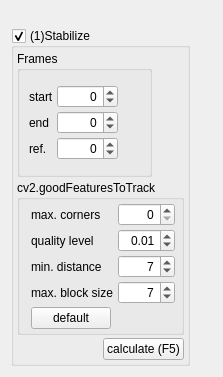
<?xml version="1.0" encoding="UTF-8"?>
<ui version="4.0">
 <class>widget_stabilize</class>
 <widget class="QWidget" name="widget_stabilize">
  <property name="geometry">
   <rect>
    <x>0</x>
    <y>0</y>
    <width>223</width>
    <height>377</height>
   </rect>
  </property>
  <property name="windowTitle">
   <string>Form</string>
  </property>
  <layout class="QVBoxLayout" name="verticalLayout">
   <property name="topMargin">
    <number>0</number>
   </property>
   <item>
    <layout class="QHBoxLayout" name="horizontalLayout">
     <property name="spacing">
      <number>3</number>
     </property>
     <item>
      <widget class="QPushButton" name="pushButton_set_preview">
       <property name="sizePolicy">
        <sizepolicy hsizetype="Maximum" vsizetype="Fixed">
         <horstretch>0</horstretch>
         <verstretch>0</verstretch>
        </sizepolicy>
       </property>
       <property name="maximumSize">
        <size>
         <width>25</width>
         <height>16777215</height>
        </size>
       </property>
       <property name="text">
        <string/>
       </property>
       <property name="icon">
        <iconset>
         <normaloff>img/layer-visible-off.png</normaloff>
         <normalon>img/layer-visible-on.png</normalon>img/layer-visible-off.png</iconset>
       </property>
       <property name="checkable">
        <bool>true</bool>
       </property>
       <property name="flat">
        <bool>true</bool>
       </property>
      </widget>
     </item>
     <item>
      <widget class="QPushButton" name="pushButton_save_modifications">
       <property name="sizePolicy">
        <sizepolicy hsizetype="Maximum" vsizetype="Maximum">
         <horstretch>0</horstretch>
         <verstretch>0</verstretch>
        </sizepolicy>
       </property>
       <property name="text">
        <string/>
       </property>
       <property name="icon">
        <iconset>
         <normaloff>img/document-save.png</normaloff>img/document-save.png</iconset>
       </property>
       <property name="checkable">
        <bool>false</bool>
       </property>
       <property name="autoDefault">
        <bool>false</bool>
       </property>
       <property name="flat">
        <bool>true</bool>
       </property>
      </widget>
     </item>
     <item>
      <widget class="QPushButton" name="pushButton_discard_modifications">
       <property name="sizePolicy">
        <sizepolicy hsizetype="Maximum" vsizetype="Maximum">
         <horstretch>0</horstretch>
         <verstretch>0</verstretch>
        </sizepolicy>
       </property>
       <property name="text">
        <string/>
       </property>
       <property name="icon">
        <iconset>
         <normaloff>img/edit-undo.png</normaloff>img/edit-undo.png</iconset>
       </property>
       <property name="checkable">
        <bool>false</bool>
       </property>
       <property name="autoDefault">
        <bool>false</bool>
       </property>
       <property name="flat">
        <bool>true</bool>
       </property>
      </widget>
     </item>
     <item>
      <spacer name="horizontalSpacer">
       <property name="orientation">
        <enum>Qt::Horizontal</enum>
       </property>
       <property name="sizeHint" stdset="0">
        <size>
         <width>5</width>
         <height>20</height>
        </size>
       </property>
      </spacer>
     </item>
     <item>
      <widget class="QPushButton" name="pushButton_close">
       <property name="sizePolicy">
        <sizepolicy hsizetype="Maximum" vsizetype="Maximum">
         <horstretch>0</horstretch>
         <verstretch>0</verstretch>
        </sizepolicy>
       </property>
       <property name="text">
        <string/>
       </property>
       <property name="icon">
        <iconset>
         <normaloff>img/application-exit.png</normaloff>img/application-exit.png</iconset>
       </property>
       <property name="checkable">
        <bool>false</bool>
       </property>
       <property name="autoDefault">
        <bool>false</bool>
       </property>
       <property name="flat">
        <bool>true</bool>
       </property>
      </widget>
     </item>
    </layout>
   </item>
   <item>
    <widget class="QGroupBox" name="groupBox_stabilize">
     <property name="sizePolicy">
      <sizepolicy hsizetype="Maximum" vsizetype="Preferred">
       <horstretch>0</horstretch>
       <verstretch>0</verstretch>
      </sizepolicy>
     </property>
     <property name="title">
      <string>(1)Stabilize</string>
     </property>
     <property name="checkable">
      <bool>true</bool>
     </property>
     <property name="checked">
      <bool>true</bool>
     </property>
     <layout class="QVBoxLayout" name="verticalLayout_8">
      <property name="spacing">
       <number>3</number>
      </property>
      <property name="leftMargin">
       <number>3</number>
      </property>
      <property name="topMargin">
       <number>3</number>
      </property>
      <property name="rightMargin">
       <number>3</number>
      </property>
      <property name="bottomMargin">
       <number>3</number>
      </property>
      <item>
       <widget class="QGroupBox" name="groupBox">
        <property name="sizePolicy">
         <sizepolicy hsizetype="Maximum" vsizetype="Preferred">
          <horstretch>0</horstretch>
          <verstretch>0</verstretch>
         </sizepolicy>
        </property>
        <property name="title">
         <string>Frames</string>
        </property>
        <layout class="QVBoxLayout" name="verticalLayout_4">
         <property name="spacing">
          <number>3</number>
         </property>
         <property name="leftMargin">
          <number>9</number>
         </property>
         <property name="topMargin">
          <number>3</number>
         </property>
         <property name="rightMargin">
          <number>3</number>
         </property>
         <property name="bottomMargin">
          <number>3</number>
         </property>
         <item>
          <layout class="QGridLayout" name="gridLayout">
           <property name="leftMargin">
            <number>0</number>
           </property>
           <property name="spacing">
            <number>3</number>
           </property>
           <item row="2" column="2">
            <widget class="QPushButton" name="pushButton_set_ref">
             <property name="sizePolicy">
              <sizepolicy hsizetype="Maximum" vsizetype="Fixed">
               <horstretch>0</horstretch>
               <verstretch>0</verstretch>
              </sizepolicy>
             </property>
             <property name="maximumSize">
              <size>
               <width>25</width>
               <height>16777215</height>
              </size>
             </property>
             <property name="text">
              <string/>
             </property>
             <property name="icon">
              <iconset>
               <normaloff>img/page_white_pick.png</normaloff>img/page_white_pick.png</iconset>
             </property>
             <property name="flat">
              <bool>true</bool>
             </property>
            </widget>
           </item>
           <item row="1" column="0">
            <widget class="QLabel" name="label_3">
             <property name="text">
              <string>end</string>
             </property>
            </widget>
           </item>
           <item row="0" column="2">
            <widget class="QPushButton" name="pushButton_set_start">
             <property name="sizePolicy">
              <sizepolicy hsizetype="Maximum" vsizetype="Fixed">
               <horstretch>0</horstretch>
               <verstretch>0</verstretch>
              </sizepolicy>
             </property>
             <property name="maximumSize">
              <size>
               <width>25</width>
               <height>16777215</height>
              </size>
             </property>
             <property name="text">
              <string/>
             </property>
             <property name="icon">
              <iconset>
               <normaloff>img/page_white_pick.png</normaloff>img/page_white_pick.png</iconset>
             </property>
             <property name="flat">
              <bool>true</bool>
             </property>
            </widget>
           </item>
           <item row="0" column="0">
            <widget class="QLabel" name="label">
             <property name="sizePolicy">
              <sizepolicy hsizetype="Maximum" vsizetype="Preferred">
               <horstretch>0</horstretch>
               <verstretch>0</verstretch>
              </sizepolicy>
             </property>
             <property name="text">
              <string>start</string>
             </property>
            </widget>
           </item>
           <item row="2" column="0">
            <widget class="QLabel" name="label_4">
             <property name="text">
              <string>ref.</string>
             </property>
            </widget>
           </item>
           <item row="1" column="2">
            <widget class="QPushButton" name="pushButton_set_end">
             <property name="sizePolicy">
              <sizepolicy hsizetype="Maximum" vsizetype="Fixed">
               <horstretch>0</horstretch>
               <verstretch>0</verstretch>
              </sizepolicy>
             </property>
             <property name="maximumSize">
              <size>
               <width>25</width>
               <height>16777215</height>
              </size>
             </property>
             <property name="text">
              <string/>
             </property>
             <property name="icon">
              <iconset>
               <normaloff>img/page_white_pick.png</normaloff>img/page_white_pick.png</iconset>
             </property>
             <property name="flat">
              <bool>true</bool>
             </property>
            </widget>
           </item>
           <item row="0" column="1">
            <widget class="QSpinBox" name="spinBox_frame_start">
             <property name="sizePolicy">
              <sizepolicy hsizetype="Minimum" vsizetype="Fixed">
               <horstretch>0</horstretch>
               <verstretch>0</verstretch>
              </sizepolicy>
             </property>
             <property name="alignment">
              <set>Qt::AlignRight|Qt::AlignTrailing|Qt::AlignVCenter</set>
             </property>
             <property name="minimum">
              <number>-1</number>
             </property>
             <property name="maximum">
              <number>99999</number>
             </property>
             <property name="singleStep">
              <number>1</number>
             </property>
             <property name="value">
              <number>0</number>
             </property>
            </widget>
           </item>
           <item row="1" column="1">
            <widget class="QSpinBox" name="spinBox_frame_end">
             <property name="sizePolicy">
              <sizepolicy hsizetype="Minimum" vsizetype="Fixed">
               <horstretch>0</horstretch>
               <verstretch>0</verstretch>
              </sizepolicy>
             </property>
             <property name="alignment">
              <set>Qt::AlignRight|Qt::AlignTrailing|Qt::AlignVCenter</set>
             </property>
             <property name="minimum">
              <number>-1</number>
             </property>
             <property name="maximum">
              <number>99999</number>
             </property>
             <property name="singleStep">
              <number>1</number>
             </property>
             <property name="value">
              <number>0</number>
             </property>
            </widget>
           </item>
           <item row="2" column="1">
            <widget class="QSpinBox" name="spinBox_frame_ref">
             <property name="sizePolicy">
              <sizepolicy hsizetype="Minimum" vsizetype="Fixed">
               <horstretch>0</horstretch>
               <verstretch>0</verstretch>
              </sizepolicy>
             </property>
             <property name="alignment">
              <set>Qt::AlignRight|Qt::AlignTrailing|Qt::AlignVCenter</set>
             </property>
             <property name="minimum">
              <number>-1</number>
             </property>
             <property name="maximum">
              <number>99999</number>
             </property>
             <property name="singleStep">
              <number>1</number>
             </property>
             <property name="value">
              <number>0</number>
             </property>
            </widget>
           </item>
          </layout>
         </item>
        </layout>
       </widget>
      </item>
      <item>
       <widget class="QGroupBox" name="groupBox_2">
        <property name="sizePolicy">
         <sizepolicy hsizetype="Maximum" vsizetype="Preferred">
          <horstretch>0</horstretch>
          <verstretch>0</verstretch>
         </sizepolicy>
        </property>
        <property name="title">
         <string>cv2.goodFeaturesToTrack</string>
        </property>
        <layout class="QVBoxLayout" name="verticalLayout_9">
         <property name="spacing">
          <number>3</number>
         </property>
         <property name="leftMargin">
          <number>9</number>
         </property>
         <property name="topMargin">
          <number>3</number>
         </property>
         <property name="rightMargin">
          <number>3</number>
         </property>
         <property name="bottomMargin">
          <number>3</number>
         </property>
         <item>
          <layout class="QGridLayout" name="gridLayout_2">
           <property name="spacing">
            <number>3</number>
           </property>
           <item row="1" column="0">
            <widget class="QLabel" name="label_6">
             <property name="text">
              <string>quality level</string>
             </property>
            </widget>
           </item>
           <item row="2" column="1">
            <widget class="QSpinBox" name="spinBox_min_distance">
             <property name="sizePolicy">
              <sizepolicy hsizetype="Minimum" vsizetype="Fixed">
               <horstretch>0</horstretch>
               <verstretch>0</verstretch>
              </sizepolicy>
             </property>
             <property name="alignment">
              <set>Qt::AlignRight|Qt::AlignTrailing|Qt::AlignVCenter</set>
             </property>
             <property name="minimum">
              <number>1</number>
             </property>
             <property name="maximum">
              <number>21</number>
             </property>
             <property name="singleStep">
              <number>2</number>
             </property>
             <property name="value">
              <number>7</number>
             </property>
            </widget>
           </item>
           <item row="0" column="0">
            <widget class="QLabel" name="label_5">
             <property name="sizePolicy">
              <sizepolicy hsizetype="Maximum" vsizetype="Preferred">
               <horstretch>0</horstretch>
               <verstretch>0</verstretch>
              </sizepolicy>
             </property>
             <property name="text">
              <string>max. corners</string>
             </property>
            </widget>
           </item>
           <item row="3" column="0">
            <widget class="QLabel" name="label_8">
             <property name="text">
              <string>max. block size</string>
             </property>
            </widget>
           </item>
           <item row="1" column="1">
            <widget class="QDoubleSpinBox" name="spinBox_quality_level">
             <property name="sizePolicy">
              <sizepolicy hsizetype="Maximum" vsizetype="Fixed">
               <horstretch>0</horstretch>
               <verstretch>0</verstretch>
              </sizepolicy>
             </property>
             <property name="frame">
              <bool>true</bool>
             </property>
             <property name="alignment">
              <set>Qt::AlignRight|Qt::AlignTrailing|Qt::AlignVCenter</set>
             </property>
             <property name="decimals">
              <number>2</number>
             </property>
             <property name="singleStep">
              <double>0.010000000000000</double>
             </property>
             <property name="value">
              <double>0.010000000000000</double>
             </property>
            </widget>
           </item>
           <item row="0" column="1">
            <widget class="QSpinBox" name="spinBox_max_corners">
             <property name="sizePolicy">
              <sizepolicy hsizetype="Minimum" vsizetype="Fixed">
               <horstretch>0</horstretch>
               <verstretch>0</verstretch>
              </sizepolicy>
             </property>
             <property name="alignment">
              <set>Qt::AlignRight|Qt::AlignTrailing|Qt::AlignVCenter</set>
             </property>
             <property name="minimum">
              <number>0</number>
             </property>
             <property name="maximum">
              <number>50</number>
             </property>
             <property name="singleStep">
              <number>1</number>
             </property>
             <property name="value">
              <number>0</number>
             </property>
            </widget>
           </item>
           <item row="3" column="1">
            <widget class="QSpinBox" name="spinBox_block_size">
             <property name="sizePolicy">
              <sizepolicy hsizetype="Minimum" vsizetype="Fixed">
               <horstretch>0</horstretch>
               <verstretch>0</verstretch>
              </sizepolicy>
             </property>
             <property name="alignment">
              <set>Qt::AlignRight|Qt::AlignTrailing|Qt::AlignVCenter</set>
             </property>
             <property name="minimum">
              <number>1</number>
             </property>
             <property name="maximum">
              <number>21</number>
             </property>
             <property name="singleStep">
              <number>2</number>
             </property>
             <property name="value">
              <number>7</number>
             </property>
            </widget>
           </item>
           <item row="2" column="0">
            <widget class="QLabel" name="label_7">
             <property name="text">
              <string>min. distance</string>
             </property>
            </widget>
           </item>
           <item row="4" column="0">
            <widget class="QPushButton" name="pushButton_load_default">
             <property name="sizePolicy">
              <sizepolicy hsizetype="Maximum" vsizetype="Fixed">
               <horstretch>0</horstretch>
               <verstretch>0</verstretch>
              </sizepolicy>
             </property>
             <property name="text">
              <string>default</string>
             </property>
            </widget>
           </item>
          </layout>
         </item>
        </layout>
       </widget>
      </item>
      <item>
       <layout class="QHBoxLayout" name="horizontalLayout_3">
        <property name="spacing">
         <number>5</number>
        </property>
        <item>
         <spacer name="horizontalSpacer_10">
          <property name="orientation">
           <enum>Qt::Horizontal</enum>
          </property>
          <property name="sizeHint" stdset="0">
           <size>
            <width>10</width>
            <height>20</height>
           </size>
          </property>
         </spacer>
        </item>
        <item>
         <widget class="QPushButton" name="pushButton_undo">
          <property name="sizePolicy">
           <sizepolicy hsizetype="Maximum" vsizetype="Fixed">
            <horstretch>0</horstretch>
            <verstretch>0</verstretch>
           </sizepolicy>
          </property>
          <property name="text">
           <string extracomment="Undo (Ctrl-Z)"/>
          </property>
          <property name="icon">
           <iconset>
            <normaloff>img/edit-undo.png</normaloff>img/edit-undo.png</iconset>
          </property>
          <property name="flat">
           <bool>true</bool>
          </property>
         </widget>
        </item>
        <item>
         <widget class="QPushButton" name="pushButton_calculate">
          <property name="text">
           <string>calculate (F5)</string>
          </property>
         </widget>
        </item>
       </layout>
      </item>
     </layout>
    </widget>
   </item>
  </layout>
 </widget>
 <tabstops>
  <tabstop>groupBox_stabilize</tabstop>
  <tabstop>spinBox_frame_start</tabstop>
  <tabstop>spinBox_frame_end</tabstop>
  <tabstop>spinBox_frame_ref</tabstop>
  <tabstop>spinBox_max_corners</tabstop>
  <tabstop>spinBox_quality_level</tabstop>
  <tabstop>spinBox_min_distance</tabstop>
  <tabstop>spinBox_block_size</tabstop>
  <tabstop>pushButton_calculate</tabstop>
  <tabstop>pushButton_load_default</tabstop>
  <tabstop>pushButton_set_ref</tabstop>
  <tabstop>pushButton_set_end</tabstop>
  <tabstop>pushButton_set_start</tabstop>
 </tabstops>
 <resources/>
 <connections/>
</ui>
